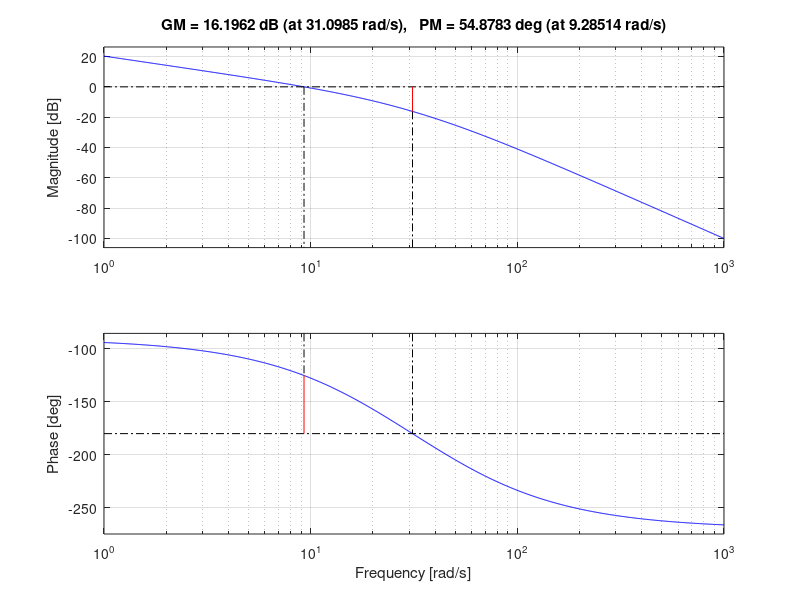

The MATLAB source for this figure: (Note: this script raises an error after producing the figure.)
clear; clc; close all;

[~,~]=mkdir('imagens');

addpath(genpath('dados'))

%% Propriedades da planta

R1 = 100e3; % [Ohm]
R2 = 10e3;  % [Ohm]
R3 = 100e3; % [Ohm]
R4 = 220e3; % [Ohm]
R5 = 100e3; % [Ohm]
R6 = 470e3; % [Ohm]
R7 = 1e6;   % [Ohm]

C1 = 0.1e-6; % [F]
C2 = 0.1e-6; % [F]
C3 = 0.1e-6; % [F]

%% Função de transferência
s = tf('s');

G1 = -R2/R1;
G2 = -R4/(R3 + R3*R4*C1*s);
G3 = -R6/(R5 + R5*R6*C2*s);
G4 = -1/(s*R7*C3);

G2 = minreal(G2);
G3 = minreal(G3);
G4 = minreal(G4);

G = G1 * G2 * G3 * G4;
G = minreal(G);

%% Análises

margin(G);
saveas(gcf, strcat('imagens/', 'Bode de Ganho e de Fase', '.png'));

t=0:1e-3:4; %[s]
f=1;    % [Hz]
u=(square(2*pi*f*t)+1)/2;   % [V]

y1 = G1*u;
y2 = lsim(G1*G2, u, t);
y3 = lsim(G1*G2*G3, u, t);
y4 = lsim(G, u, t);

plot_voltage_time(y1, t, 'Amplificador 1');
plot_voltage_time(y2, t, 'Amplificador 2');
plot_voltage_time(y3, t, 'Amplificador 3');
plot_voltage_time(y4, t, 'Amplificador 4');

%% Experimento

load('y.mat');

t1 = 0:1e-3:length(y1)/1e3 - 1e-3;
t2 = 0:1e-3:length(y2)/1e3 - 1e-3;
t3 = 0:1e-3:length(y3)/1e3 - 1e-3;
t4 = 0:1e-3:length(y4)/1e3 - 1e-3;

u1 = y1(:,2);
u2 = y2(:,2);
u3 = y3(:,2);
u4 = y4(:,2);

y1 = y1(:,1);
y2 = y2(:,1);
y3 = y3(:,1);
y4 = y4(:,1);

plot_voltage_time(y1, t1, 'Amplificador 1');
plot_voltage_time(y2, t2, 'Amplificador 2');
plot_voltage_time(y3, t3, 'Amplificador 3');
plot_voltage_time(y4, t4, 'Amplificador 4');
